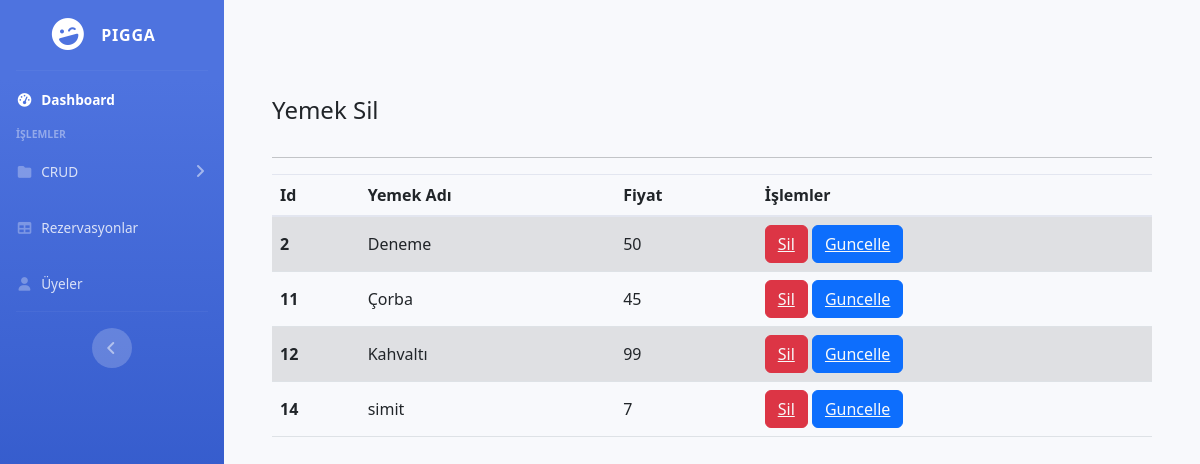
Screenshot of /pigga/admin/altIslemler.php (signed in) with the database file from the repository.
### tables this page shows
CREATE TABLE `alt_yemekler` (
  `id` int(11) UNSIGNED NOT NULL,
  `yemekAdi` varchar(100) NOT NULL,
  `yemekFiyat` varchar(10) NOT NULL
);

### pigga/admin/altIslemler.php (the view, shortened to what this page needs)
<?php  include "../backup.php";
?>
<!DOCTYPE html>
<html lang="en">
<head>
    <link href="vendor/fontawesome-free/css/all.min.css" rel="stylesheet" type="text/css">
    <link href="css/sb-admin-2.min.css" rel="stylesheet">
    <link href="https://cdn.jsdelivr.net/npm/bootstrap@5.2.3/dist/css/bootstrap.min.css" rel="stylesheet">
    <link rel="stylesheet" href="https://cdnjs.cloudflare.com/ajax/libs/font-awesome/6.2.1/css/all.min.css" />
</head>
<body id="page-top">
<div id="wrapper">
    <ul class="navbar-nav bg-gradient-primary sidebar sidebar-dark accordion" id="accordionSidebar">
        <a class="sidebar-brand d-flex align-items-center justify-content-center" href="../index.php">
            <div class="sidebar-brand-icon rotate-n-15">
                <i class="fas fa-laugh-wink"></i>
            </div>
            <div class="sidebar-brand-text mx-3">Pigga</div>
        </a>
        <hr class="sidebar-divider my-0">
        <li class="nav-item active">
            <a class="nav-link" href="../index.php">
                <i class="fas fa-fw fa-tachometer-alt"></i>
                <span>Dashboard</span></a>
        </li>
        <div class="sidebar-heading">
            İşlemler
        </div>
        <li class="nav-item">
            <a class="nav-link collapsed" href="#" data-toggle="collapse" data-target="#collapsePages"
               aria-expanded="true" aria-controls="collapsePages">
                <i class="fas fa-fw fa-folder"></i>
                <span>CRUD</span>
            </a>
        </li>
        <li class="nav-item">
            <a class="nav-link" href="../rezervasyon.php">
                <i class="fas fa-fw fa-table"></i>
                <span>Rezervasyonlar</span></a>
        </li>
        <li class="nav-item">
            <a class="nav-link" href="uyeler.php">
                <i class="fas fa-fw fa-user"></i>
                <span>Üyeler</span></a>
        </li>
        <hr class="sidebar-divider d-none d-md-block">
        <div class="text-center d-none d-md-inline">
            <button class="rounded-circle border-0" id="sidebarToggle"></button>
        </div>
    </ul>
    <div id="content-wrapper" class="d-flex flex-column">
        <div class="content my-5 p-lg-5">
            <label for="exampleInputEmail1"><h4>Yemek Sil</h4></label><hr>
            <form method="post">
                <table class="table table-striped w-100">
                    <thead>
                    <tr>
                        <th scope="col">Id</th>
                        <th scope="col">Yemek Adı</th>
                        <th scope="col">Fiyat</th>
                        <th scope="col" class="">İşlemler</th>
                    </tr>
                    </thead>
                    <tbody>
                    <?php
                    $sorgu = $connect->prepare("SELECT * FROM alt_yemekler");
                    $sorgu->execute();
                    $Kayitlar = $sorgu->fetchAll(PDO::FETCH_ASSOC);
                    if ($sorgu->rowCount()>0){
                        foreach ($Kayitlar as $item){ ?>
                            <tr>
                                <th style="vertical-align: middle"><input type="hidden" name="id" value="<?php echo $item['id']?>"><?php echo $item['id']?></th>
                                <td style="vertical-align: middle"><?php echo $item['yemekAdi'] ?></td>
                                <td style="vertical-align: middle"><?php echo $item['yemekFiyat'] ?></td>
                                <td style="vertical-align: middle">
                                    <button type="submit" class="btn btn-danger"><a href="altIslemler.php?id=<?php echo $item['id']; ?>" class="text-light">Sil</a></button>
                                    <button type="submit" class="btn btn-primary"><a href="altGuncelle.php?id=<?php echo $item['id']; ?>" class="text-light">Guncelle</a></button>
                                </td>
                            </tr>
                            <?php
                        }
                    }
                    ?>
                    </tbody>
                </table>
            </form>
        </div>
    </div>
</div>
</body>
</html>

### rows the page displays
alt_yemekler: id "2", yemekAdi "Deneme", yemekFiyat "50"
alt_yemekler: id "11", yemekAdi "Çorba", yemekFiyat "45"
alt_yemekler: id "12", yemekAdi "Kahvaltı", yemekFiyat "99"
alt_yemekler: id "14", yemekAdi "simit", yemekFiyat "7"
